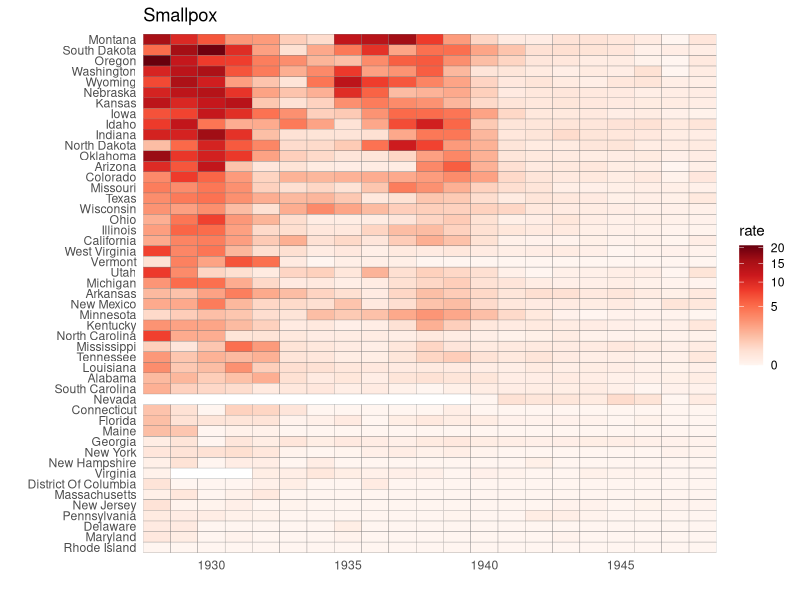
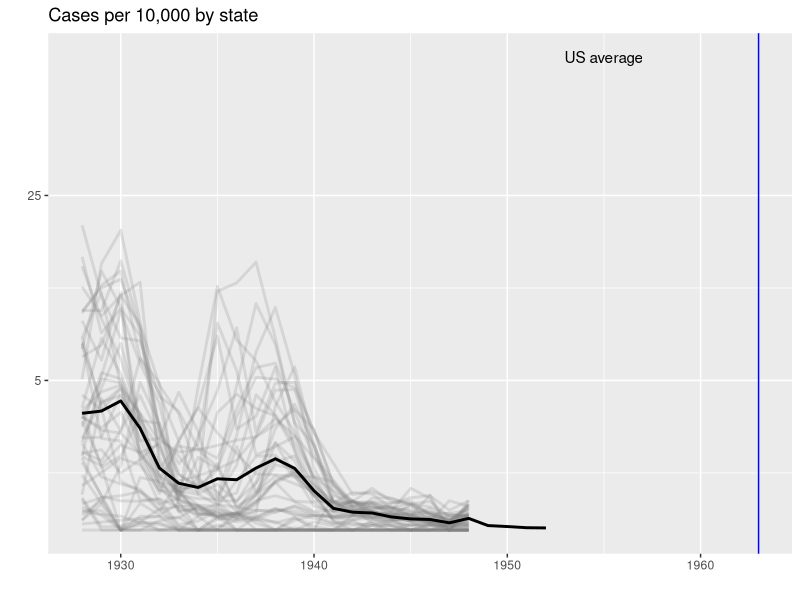
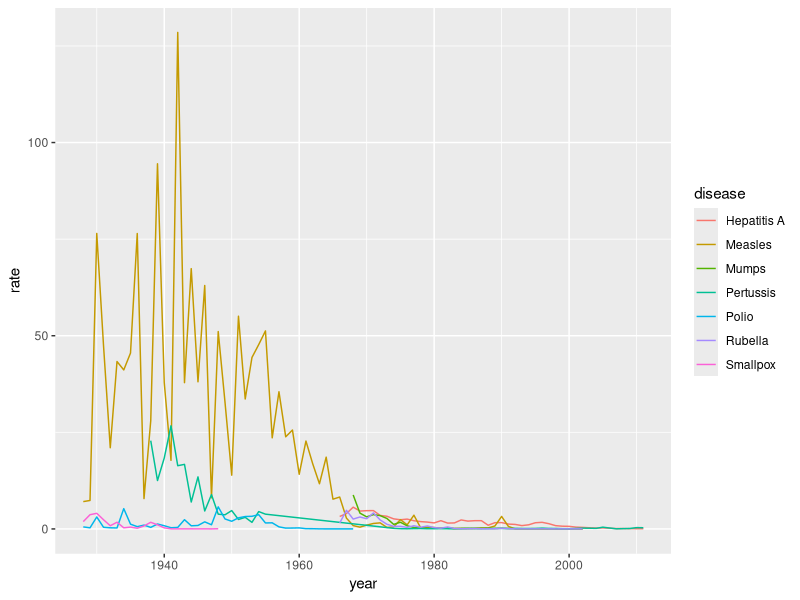
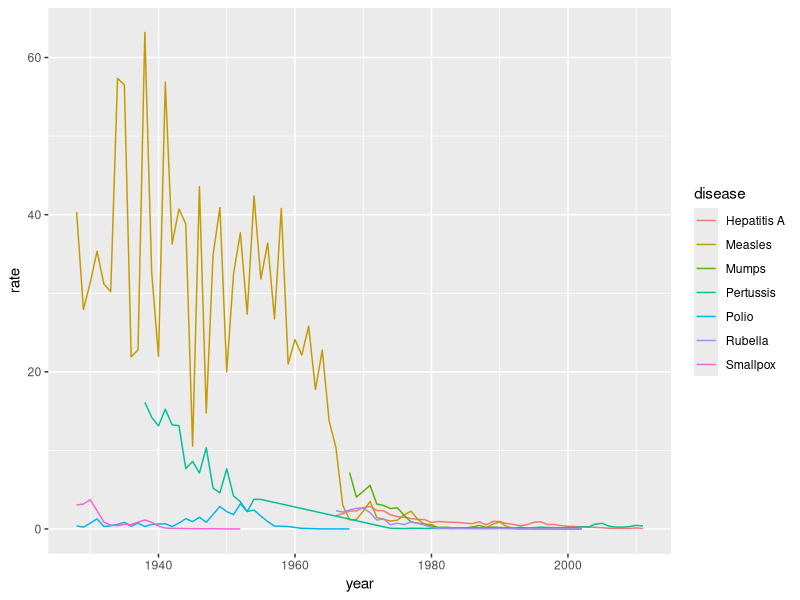

The R script that drew these images, in order:
library(dplyr)
library(ggplot2)
library(RColorBrewer)
library(dslabs)

data(us_contagious_diseases)

the_disease = "Smallpox"

dat <- us_contagious_diseases %>% 
  filter(!state%in%c("Hawaii","Alaska") & disease == the_disease & weeks_reporting>=10) %>% 
  mutate(rate = count / population * 10000) %>% 
  mutate(state = reorder(state, rate))

# Create Tile plot for smallpox

dat %>% ggplot(aes(year, state, fill = rate)) + 
  geom_tile(color = "grey50") + 
  scale_x_continuous(expand=c(0,0)) + 
  scale_fill_gradientn(colors = brewer.pal(9, "Reds"), trans = "sqrt") + 
  theme_minimal() + 
  theme(panel.grid = element_blank()) + 
  ggtitle(the_disease) + 
  ylab("") + 
  xlab("")


# Create a time series plot showing the rate of smallpox cases per population by state
# Restrict the plot to years in which cases were reported in at least 10 weeks.

avg <- us_contagious_diseases %>%
  filter(disease == the_disease) %>% group_by(year) %>%
  summarize(us_rate = sum(count, na.rm = TRUE)/sum(population, na.rm=TRUE)*10000)


dat %>% ggplot() +
  geom_line(aes(year, rate, group = state),  color = "grey50", 
            show.legend = FALSE, alpha = 0.2, size = 1) +
  geom_line(mapping = aes(year, us_rate),  data = avg, size = 1, color = "black") +
  scale_y_continuous(trans = "sqrt", breaks = c(5,25,125,300)) + 
  ggtitle("Cases per 10,000 by state") + 
  xlab("") + 
  ylab("") +
  geom_text(data = data.frame(x=1955, y=50), mapping = aes(x, y, label="US average"), color="black") + 
  geom_vline(xintercept=1963, col = "blue")


# Time series plot - all diseases in California
# Include only years with 10 or more weeks reporting. 
# Use a different color for each disease.

us_contagious_diseases %>% filter(state=="California" & weeks_reporting>=10) %>% 
  group_by(year, disease) %>%
  summarize(rate = sum(count)/sum(population)*10000) %>%
  ggplot(aes(year, rate, color = disease)) + 
  geom_line()


# Time series plot - all diseases in the United States
# Use a different color for each disease.

us_contagious_diseases %>% filter(!is.na(population)) %>% 
  group_by(year, disease) %>%
  summarize(rate = sum(count)/sum(population)*10000) %>%
  ggplot(aes(year, rate, color = disease)) + 
  geom_line()
